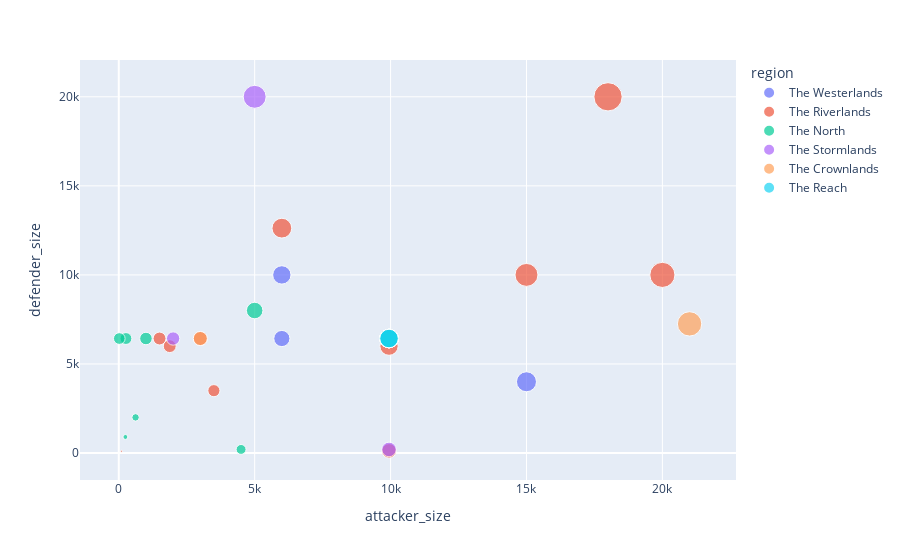

Here is the notebook cell this chart was saved with:
### Code cell
fig = px.scatter(
    # battles,
    battles[battles['name'] != 'Battle of Castle Black'], 
    x='attacker_size', 
    y='defender_size', 
    color='region',
    size='total_warriors',
    hover_data=['name', 'battle_type'],
    )
fig

### Figure 1 — Plotly figure (JSON) as saved in the notebook; plotly's stock layout.template omitted (floating-point values rounded to 4 significant figures)
{"data": [{"customdata": [["Battle of the Golden Tooth", "pitched battle"], ["Battle of Oxcross", "ambush"], ["Battle of the Crag", "ambush"]], "hovertemplate": "region=The Westerlands<br>attacker_size=%{x}<br>defender_size=%{y}<br>total_warriors=%{marker.size}<br>name=%{customdata[0]}<br>battle_type=%{customdata[1]}<extra></extra>", "legendgroup": "The Westerlands", "marker": {"color": "#636efa", "size": [19000, 16000, 12430.0], "sizemode": "area", "sizeref": 95, "symbol": "circle"}, "mode": "markers", "name": "The Westerlands", "orientation": "v", "showlegend": true, "type": "scatter", "x": [15000, 6000, 6000], "xaxis": "x", "y": [4000, 10000, 6428.0], "yaxis": "y"}, {"customdata": [["Battle at the Mummer's Ford", "ambush"], ["Battle of Riverrun", "pitched battle"], ["Battle of the Green Fork", "pitched battle"], ["Battle of the Whispering Wood", "ambush"], ["Battle of the Camps", "ambush"], ["Sack of Darry", "pitched battle"], ["Battle of the Fords", "pitched battle"], ["Sack of Harrenhal", "ambush"], ["Siege of Darry", "siege"], ["Battle of the Burning Septry", "pitched battle"], ["Battle of the Ruby Ford", "pitched battle"], ["Retaking of Harrenhal", "pitched battle"], ["The Red Wedding", "ambush"], ["Siege of Seagard", "siege"], ["Sack of Saltpans", "razing"], ["Siege of Riverrun", "siege"], ["Siege of Raventree", "siege"]], "hovertemplate": "region=The Riverlands<br>attacker_size=%{x}<br>defender_size=%{y}<br>total_warriors=%{marker.size}<br>name=%{customdata[0]}<br>battle_type=%{customdata[1]}<extra></extra>", "legendgroup": "The Riverlands", "marker": {"color": "#EF553B", "size": [10060.0, 25000, 38000, 7875, 18625, 16370.0, 30000, 200, 16370.0, 16370.0, 15940.0, 16370.0, 7000, 16370.0, 16370.0, 9428.0, 7928.0], "sizemode": "area", "sizeref": 95, "symbol": "circle"}, "mode": "markers", "name": "The Riverlands", "orientation": "v", "showlegend": true, "type": "scatter", "x": [9943.0, 15000, 18000, 1875, 6000, 9943.0, 20000, 100, 9943.0, 9943.0, 9943.0, 9943.0, 3500, 9943.0, 9943.0, 3000, 1500], "xaxis": "x", "y": [120, 10000, 20000, 6000, 12625, 6428.0, 10000, 100, 6428.0, 6428.0, 6000, 6428.0, 3500, 6428.0, 6428.0, 6428.0, 6428.0], "yaxis": "y"}, {"customdata": [["Battle of Moat Cailin", "pitched battle"], ["Battle of Deepwood Motte", "siege"], ["Battle of the Stony Shore", "ambush"], ["Battle of Torrhen's Square", "pitched battle"], ["Battle of Winterfell", "ambush"], ["Sack of Torrhen's Square", "siege"], ["Sack of Winterfell", "ambush"], ["Fall of Moat Cailin", "siege"], ["Retaking of Deepwood Motte", "pitched battle"], ["Siege of Winterfell", "Unknown"]], "hovertemplate": "region=The North<br>attacker_size=%{x}<br>defender_size=%{y}<br>total_warriors=%{marker.size}<br>name=%{customdata[0]}<br>battle_type=%{customdata[1]}<extra></extra>", "legendgroup": "The North", "marker": {"color": "#00cc96", "size": [16370.0, 7428.0, 6692.0, 1144, 6448.0, 16370.0, 2618, 16370.0, 4700, 13000], "sizemode": "area", "sizeref": 95, "symbol": "circle"}, "mode": "markers", "name": "The North", "orientation": "v", "showlegend": true, "type": "scatter", "x": [9943.0, 1000, 264, 244, 20, 9943.0, 618, 9943.0, 4500, 5000], "xaxis": "x", "y": [6428.0, 6428.0, 6428.0, 900, 6428.0, 6428.0, 2000, 6428.0, 200, 8000], "yaxis": "y"}, {"customdata": [["Siege of Storm's End", "siege"], ["Second Seige of Storm's End", "siege"], ["Siege of Dragonstone", "siege"]], "hovertemplate": "region=The Stormlands<br>attacker_size=%{x}<br>defender_size=%{y}<br>total_warriors=%{marker.size}<br>name=%{customdata[0]}<br>battle_type=%{customdata[1]}<extra></extra>", "legendgroup": "The Stormlands", "marker": {"color": "#ab63fa", "size": [25000, 10140.0, 8428.0], "sizemode": "area", "sizeref": 95, "symbol": "circle"}, "mode": "markers", "name": "The Stormlands", "orientation": "v", "showlegend": true, "type": "scatter", "x": [5000, 9943.0, 2000], "xaxis": "x", "y": [20000, 200, 6428.0], "yaxis": "y"}, {"customdata": [["Battle of the Blackwater", "pitched battle"], ["Battle of Duskendale", "pitched battle"]], "hovertemplate": "region=The Crownlands<br>attacker_size=%{x}<br>defender_size=%{y}<br>total_warriors=%{marker.size}<br>name=%{customdata[0]}<br>battle_type=%{customdata[1]}<extra></extra>", "legendgroup": "The Crownlands", "marker": {"color": "#FFA15A", "size": [28250, 9428.0], "sizemode": "area", "sizeref": 95, "symbol": "circle"}, "mode": "markers", "name": "The Crownlands", "orientation": "v", "showlegend": true, "type": "scatter", "x": [21000, 3000], "xaxis": "x", "y": [7250, 6428.0], "yaxis": "y"}, {"customdata": [["Battle of the Shield Islands", "pitched battle"], ["Invasion of Ryamsport, Vinetown, and Starfish Harbor", "razing"]], "hovertemplate": "region=The Reach<br>attacker_size=%{x}<br>defender_size=%{y}<br>total_warriors=%{marker.size}<br>name=%{customdata[0]}<br>battle_type=%{customdata[1]}<extra></extra>", "legendgroup": "The Reach", "marker": {"color": "#19d3f3", "size": [16370.0, 16370.0], "sizemode": "area", "sizeref": 95, "symbol": "circle"}, "mode": "markers", "name": "The Reach", "orientation": "v", "showlegend": true, "type": "scatter", "x": [9943.0, 9943.0], "xaxis": "x", "y": [6428.0, 6428.0], "yaxis": "y"}], "layout": {"legend": {"itemsizing": "constant", "title": {"text": "region"}, "tracegroupgap": 0}, "margin": {"t": 60}, "xaxis": {"anchor": "y", "domain": [0, 1], "title": {"text": "attacker_size"}}, "yaxis": {"anchor": "x", "domain": [0, 1], "title": {"text": "defender_size"}}}}
